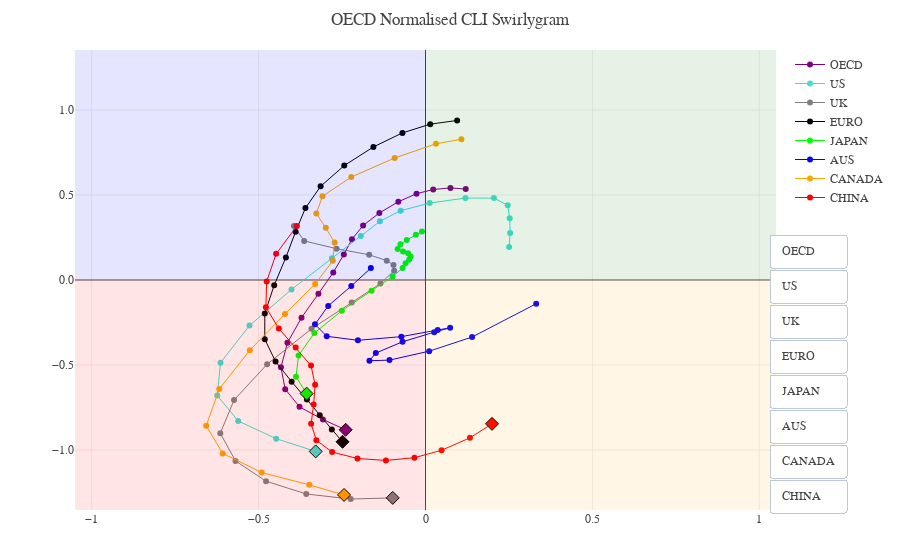

The notebook cell this image was saved under:
### Code cell
def swirlygram(df, roc=3, trail=18, **kwargs):
    """
    """
    
    ### Default Setup
    cmap=overplot.COLOURMAP.copy()
    layout=copy.deepcopy(overplot.DEFAULT_LAYOUT)
    
    ### Manipulate Data
    df = df.iloc[-(trail+roc):,:]
    x = (df - df.shift(roc)).iloc[-trail:,:]
    y = df.iloc[-trail:,:]
    
    ### Append Data
    data=[]
    for i, c in enumerate(df.columns):

        # LINE
        data.append(dict(type='scatter', name=c, mode='lines+markers', showlegend=True,
                    x=x.loc[:,c], y=y.loc[:,c],
                    line=dict(color=cmap[i], width=1),))
            
        # MARKER for most recent observation
        data.append(dict(type='scatter', mode='markers', showlegend=False, 
                    x=[x.iloc[-1,:].loc[c]], y=[y.iloc[-1,:].loc[c]],
                    marker=dict(symbol='diamond', color=cmap[i], size=10,
                               line={'color':'black', 'width':1}),))
    
        ## Buttons
        
        if i == 0:l = len(data)    # find no traces on first pass
        
        visible = [False] * l * len(df.columns)    # List of False = Total No of Traces
        visible[(i*l):(i*l)+l] = [True] * l        # Make traces of ith pass visible
        
        button= dict(label=c, method='update', args=[{'visible': visible},
                                                     {'marker':dict(color='black')}])
        layout['updatemenus'][0]['buttons'].append(button)     # append the button 
    
    ### Additional Layout Changes
    
    layout=overplot._update_layout(layout, **kwargs)
    
    # Symmetrical Plot around zero
    absmax = lambda df, x=1: np.max([df.abs().max().max(), x]) * 1.05    
    layout['xaxis1']['range'] = [-absmax(x), absmax(x)]
    layout['yaxis1']['range'] = [-absmax(y), absmax(y)]
    
    # Rectangles of colour for each quadrant
    shapes = [{'type':'rect', # Top Right
               'xref':'x', 'x0':0, 'x1':100,
               'yref':'y', 'y0':0, 'y1':100,
               'line':{'width': 0,},'fillcolor':'green', 'opacity': 0.1,},    
              {'type':'rect', # Bottom Left
               'xref':'x', 'x0':-100, 'x1':0, 
               'yref':'y', 'y0':-100, 'y1':0,
               'line':{'width': 0,}, 'fillcolor':'red', 'opacity': 0.1,},    
              {'type':'rect', # Top Left
               'xref':'x', 'x0':-100, 'x1':0,
               'yref':'y', 'y0':0, 'y1':100, 
               'line':{'width': 0,}, 'fillcolor':'blue', 'opacity': 0.1,},
              {'type': 'rect', # Bottom Right
               'xref':'x', 'x0':0, 'x1':100,
               'yref':'y', 'y0':-100, 'y1':0,
               'line':{'width': 0,}, 'fillcolor':'orange', 'opacity': 0.1,},]
    
    layout['shapes'] = shapes
    
    fig = dict(data=data, layout=layout)
    
    return fig

fig = swirlygram(cli.iloc[:,0:8], title='OECD Normalised CLI Swirlygram',
                 yaxis={'title':'some shit'},
                 button_position=[1.1, 0.6], button_direction = 'down')
py.iplot(go.Figure(fig))

### Figure 1 — Plotly figure (JSON) as saved in the notebook; plotly's stock layout.template omitted (floating-point values rounded to 4 significant figures)
{"data": [{"line": {"color": "purple", "width": 1}, "mode": "lines+markers", "name": "OECD", "showlegend": true, "type": "scatter", "uid": "b499db50-fff8-462d-9294-f6ec6813ae90", "x": [0.1205, 0.0747, 0.023, -0.027, -0.0814, -0.1381, -0.1868, -0.2203, -0.2447, -0.2763, -0.3207, -0.3714, -0.4136, -0.433, -0.4203, -0.3774, -0.3073, -0.2392], "y": [0.5347, 0.5418, 0.5324, 0.5077, 0.4604, 0.3943, 0.3209, 0.2401, 0.1496, 0.0446, -0.08064, -0.2218, -0.369, -0.5136, -0.6422, -0.7464, -0.821, -0.8813]}, {"marker": {"color": "purple", "line": {"color": "black", "width": 1}, "size": 10, "symbol": "diamond"}, "mode": "markers", "showlegend": false, "type": "scatter", "uid": "20f5c9a9-8e10-43cc-b7bd-9b215395da22", "x": [-0.2392], "y": [-0.8813]}, {"line": {"color": "turquoise", "width": 1}, "mode": "lines+markers", "name": "US", "showlegend": true, "type": "scatter", "uid": "485c9913-26b6-4089-bbc5-43f2f6b0ab2c", "x": [0.2506, 0.2536, 0.2522, 0.2463, 0.2048, 0.1196, 0.0125, -0.0744, -0.1365, -0.1938, -0.28, -0.4014, -0.5273, -0.6141, -0.6239, -0.5611, -0.4474, -0.3289], "y": [0.194, 0.2772, 0.3626, 0.4403, 0.482, 0.4822, 0.4528, 0.4076, 0.3457, 0.259, 0.1276, -0.05569, -0.2683, -0.4865, -0.6796, -0.8294, -0.9338, -1.009]}, {"marker": {"color": "turquoise", "line": {"color": "black", "width": 1}, "size": 10, "symbol": "diamond"}, "mode": "markers", "showlegend": false, "type": "scatter", "uid": "8e473f3e-1a08-4a0e-a269-c161351695d7", "x": [-0.3289], "y": [-1.009]}, {"line": {"color": "grey", "width": 1}, "mode": "lines+markers", "name": "UK", "showlegend": true, "type": "scatter", "uid": "7ca36bf6-3d22-411a-b9c4-883a5193fb28", "x": [-0.3941, -0.3635, -0.2665, -0.1687, -0.1161, -0.0959, -0.0939, -0.135, -0.2211, -0.3414, -0.4744, -0.5736, -0.6147, -0.5692, -0.4776, -0.3572, -0.2242, -0.09815], "y": [0.317, 0.23, 0.1842, 0.1483, 0.1139, 0.0883, 0.0544, -0.02105, -0.1328, -0.287, -0.4955, -0.7063, -0.9018, -1.065, -1.184, -1.259, -1.289, -1.282]}, {"marker": {"color": "grey", "line": {"color": "black", "width": 1}, "size": 10, "symbol": "diamond"}, "mode": "markers", "showlegend": false, "type": "scatter", "uid": "00f0022b-eb31-4278-a9f6-0eb431ec87ff", "x": [-0.09815], "y": [-1.282]}, {"line": {"color": "black", "width": 1}, "mode": "lines+markers", "name": "EURO", "showlegend": true, "type": "scatter", "uid": "f1395d2e-0c55-4372-bbec-078833808287", "x": [0.0947, 0.0142, -0.0691, -0.1561, -0.2434, -0.3142, -0.3597, -0.3892, -0.4182, -0.4533, -0.4813, -0.4815, -0.4492, -0.4011, -0.3552, -0.3168, -0.2806, -0.2485], "y": [0.9388, 0.9168, 0.8655, 0.7827, 0.6734, 0.5513, 0.423, 0.2842, 0.1331, -0.03028, -0.1971, -0.3484, -0.4795, -0.5983, -0.7035, -0.7963, -0.8789, -0.9521]}, {"marker": {"color": "black", "line": {"color": "black", "width": 1}, "size": 10, "symbol": "diamond"}, "mode": "markers", "showlegend": false, "type": "scatter", "uid": "0f7065b4-9187-4701-b467-6ac8d7d343ed", "x": [-0.2485], "y": [-0.9521]}, {"line": {"color": "lime", "width": 1}, "mode": "lines+markers", "name": "JAPAN", "showlegend": true, "type": "scatter", "uid": "9f77352d-ea18-4bc5-8265-32f2edb3d3b3", "x": [-0.0107, -0.0289, -0.0561, -0.0751, -0.0835, -0.0672, -0.0523, -0.0444, -0.0491, -0.0598, -0.0685, -0.0984, -0.1616, -0.2508, -0.333, -0.3803, -0.388, -0.3561], "y": [0.2852, 0.2663, 0.2353, 0.2101, 0.1828, 0.1681, 0.1578, 0.1384, 0.119, 0.098, 0.0699, 0.0206, -0.06356, -0.1809, -0.3124, -0.4438, -0.5688, -0.6685]}, {"marker": {"color": "lime", "line": {"color": "black", "width": 1}, "size": 10, "symbol": "diamond"}, "mode": "markers", "showlegend": false, "type": "scatter", "uid": "d395da6a-3530-46b9-9f0f-5878e3500533", "x": [-0.3561], "y": [-0.6685]}, {"line": {"color": "blue", "width": 1}, "mode": "lines+markers", "name": "AUS", "showlegend": true, "type": "scatter", "uid": "9630113e-f7cd-4f77-a364-94c7e3537d6d", "x": [-0.1637, -0.2223, -0.2914, -0.3311, -0.2958, -0.2024, -0.07236, 0.03643, 0.07382, 0.02611, -0.06875, -0.1488, -0.168, -0.1079, 0.0111, 0.1396, 0.3316, null], "y": [0.0703, -0.03532, -0.1524, -0.2608, -0.3311, -0.3548, -0.3332, -0.2947, -0.281, -0.3071, -0.3635, -0.4298, -0.475, -0.4714, -0.4187, -0.3355, -0.1398, null]}, {"marker": {"color": "blue", "line": {"color": "black", "width": 1}, "size": 10, "symbol": "diamond"}, "mode": "markers", "showlegend": false, "type": "scatter", "uid": "2112a312-c04a-4c95-9fd5-d100d6395f4f", "x": [null], "y": [null]}, {"line": {"color": "orange", "width": 1}, "mode": "lines+markers", "name": "CANADA", "showlegend": true, "type": "scatter", "uid": "f5c41504-14b2-40d4-9d31-d56109c2446e", "x": [0.1074, 0.0313, -0.0925, -0.2224, -0.3087, -0.327, -0.2988, -0.2721, -0.2776, -0.3306, -0.4209, -0.5263, -0.6179, -0.6569, -0.6076, -0.4908, -0.3483, -0.244], "y": [0.8281, 0.8014, 0.718, 0.6057, 0.4927, 0.391, 0.3069, 0.2206, 0.1134, -0.02372, -0.2003, -0.4129, -0.6416, -0.8572, -1.02, -1.132, -1.205, -1.264]}, {"marker": {"color": "orange", "line": {"color": "black", "width": 1}, "size": 10, "symbol": "diamond"}, "mode": "markers", "showlegend": false, "type": "scatter", "uid": "c34f170e-4e12-4c3c-9149-8c94003d944e", "x": [-0.244], "y": [-1.264]}, {"line": {"color": "red", "width": 1}, "mode": "lines+markers", "name": "CHINA", "showlegend": true, "type": "scatter", "uid": "2776b198-68a5-4ec0-ac88-7d4a79141256", "x": [-0.3854, -0.4475, -0.4758, -0.4781, -0.4394, -0.3888, -0.3429, -0.3306, -0.3352, -0.3426, -0.3269, -0.2796, -0.2038, -0.1185, -0.03312, 0.0482, 0.1332, 0.1993], "y": [0.3174, 0.1538, -0.0088, -0.1607, -0.2856, -0.3976, -0.5036, -0.6163, -0.7328, -0.8462, -0.9432, -1.012, -1.05, -1.062, -1.046, -1.002, -0.9285, -0.8463]}, {"marker": {"color": "red", "line": {"color": "black", "width": 1}, "size": 10, "symbol": "diamond"}, "mode": "markers", "showlegend": false, "type": "scatter", "uid": "687e0a7e-d469-4a42-b9fe-a24885ab6534", "x": [0.1993], "y": [-0.8463]}], "layout": {"font": {"family": "Courier New", "size": 12}, "legend": {"orientation": "v"}, "margin": {"b": 50, "l": 75, "r": 50, "t": 50}, "shapes": [{"fillcolor": "green", "line": {"width": 0}, "opacity": 0.1, "type": "rect", "x0": 0, "x1": 100, "xref": "x", "y0": 0, "y1": 100, "yref": "y"}, {"fillcolor": "red", "line": {"width": 0}, "opacity": 0.1, "type": "rect", "x0": -100, "x1": 0, "xref": "x", "y0": -100, "y1": 0, "yref": "y"}, {"fillcolor": "blue", "line": {"width": 0}, "opacity": 0.1, "type": "rect", "x0": -100, "x1": 0, "xref": "x", "y0": 0, "y1": 100, "yref": "y"}, {"fillcolor": "orange", "line": {"width": 0}, "opacity": 0.1, "type": "rect", "x0": 0, "x1": 100, "xref": "x", "y0": -100, "y1": 0, "yref": "y"}], "showlegend": true, "title": {"text": "OECD Normalised CLI Swirlygram"}, "updatemenus": [{"active": -1, "buttons": [{"args": [{"visible": [true, true, false, false, false, false, false, false, false, false, false, false, false, false, false, false]}, {"marker": {"color": "black"}}], "label": "OECD", "method": "update"}, {"args": [{"visible": [false, false, true, true, false, false, false, false, false, false, false, false, false, false, false, false]}, {"marker": {"color": "black"}}], "label": "US", "method": "update"}, {"args": [{"visible": [false, false, false, false, true, true, false, false, false, false, false, false, false, false, false, false]}, {"marker": {"color": "black"}}], "label": "UK", "method": "update"}, {"args": [{"visible": [false, false, false, false, false, false, true, true, false, false, false, false, false, false, false, false]}, {"marker": {"color": "black"}}], "label": "EURO", "method": "update"}, {"args": [{"visible": [false, false, false, false, false, false, false, false, true, true, false, false, false, false, false, false]}, {"marker": {"color": "black"}}], "label": "JAPAN", "method": "update"}, {"args": [{"visible": [false, false, false, false, false, false, false, false, false, false, true, true, false, false, false, false]}, {"marker": {"color": "black"}}], "label": "AUS", "method": "update"}, {"args": [{"visible": [false, false, false, false, false, false, false, false, false, false, false, false, true, true, false, false]}, {"marker": {"color": "black"}}], "label": "CANADA", "method": "update"}, {"args": [{"visible": [false, false, false, false, false, false, false, false, false, false, false, false, false, false, true, true]}, {"marker": {"color": "black"}}], "label": "CHINA", "method": "update"}], "direction": "down", "pad": {"b": 0, "l": 0, "r": 0, "t": 0}, "showactive": true, "type": "buttons", "x": 1.1, "y": 0.6}], "xaxis": {"anchor": "y", "range": [-1.05, 1.05], "title": {"text": ""}}, "yaxis": {"anchor": "x", "hoverformat": ".2f", "range": [-1.353, 1.353], "tickformat": ".1f", "title": {"text": ""}}}}
